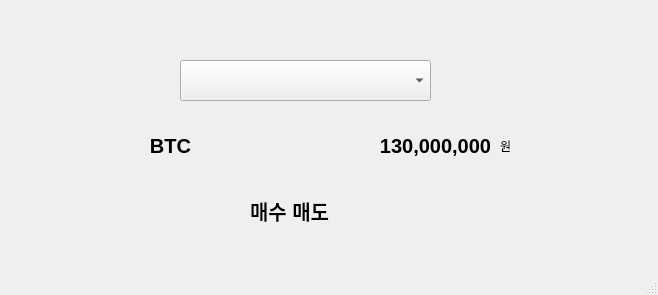
<?xml version="1.0" encoding="UTF-8"?>
<ui version="4.0">
 <class>MainWindow</class>
 <widget class="QMainWindow" name="MainWindow">
  <property name="geometry">
   <rect>
    <x>0</x>
    <y>0</y>
    <width>658</width>
    <height>295</height>
   </rect>
  </property>
  <property name="windowTitle">
   <string>MainWindow</string>
  </property>
  <widget class="QWidget" name="centralwidget">
   <widget class="QLabel" name="ticker_label">
    <property name="geometry">
     <rect>
      <x>120</x>
      <y>130</y>
      <width>101</width>
      <height>31</height>
     </rect>
    </property>
    <property name="font">
     <font>
      <pointsize>15</pointsize>
      <weight>75</weight>
      <bold>true</bold>
     </font>
    </property>
    <property name="text">
     <string>BTC</string>
    </property>
    <property name="alignment">
     <set>Qt::AlignCenter</set>
    </property>
   </widget>
   <widget class="QLabel" name="price_label">
    <property name="geometry">
     <rect>
      <x>240</x>
      <y>130</y>
      <width>251</width>
      <height>31</height>
     </rect>
    </property>
    <property name="font">
     <font>
      <pointsize>15</pointsize>
      <weight>75</weight>
      <bold>true</bold>
     </font>
    </property>
    <property name="text">
     <string>130,000,000</string>
    </property>
    <property name="alignment">
     <set>Qt::AlignRight|Qt::AlignTrailing|Qt::AlignVCenter</set>
    </property>
   </widget>
   <widget class="QLabel" name="label_3">
    <property name="geometry">
     <rect>
      <x>500</x>
      <y>140</y>
      <width>56</width>
      <height>12</height>
     </rect>
    </property>
    <property name="text">
     <string>원</string>
    </property>
   </widget>
   <widget class="QLabel" name="alarm_label">
    <property name="geometry">
     <rect>
      <x>250</x>
      <y>190</y>
      <width>101</width>
      <height>41</height>
     </rect>
    </property>
    <property name="font">
     <font>
      <pointsize>15</pointsize>
      <weight>75</weight>
      <bold>true</bold>
     </font>
    </property>
    <property name="text">
     <string>매수 매도</string>
    </property>
   </widget>
   <widget class="QComboBox" name="ticker_combobox">
    <property name="geometry">
     <rect>
      <x>180</x>
      <y>60</y>
      <width>251</width>
      <height>41</height>
     </rect>
    </property>
   </widget>
  </widget>
  <widget class="QMenuBar" name="menubar">
   <property name="geometry">
    <rect>
     <x>0</x>
     <y>0</y>
     <width>658</width>
     <height>21</height>
    </rect>
   </property>
  </widget>
  <widget class="QStatusBar" name="statusbar"/>
 </widget>
 <resources/>
 <connections/>
</ui>
